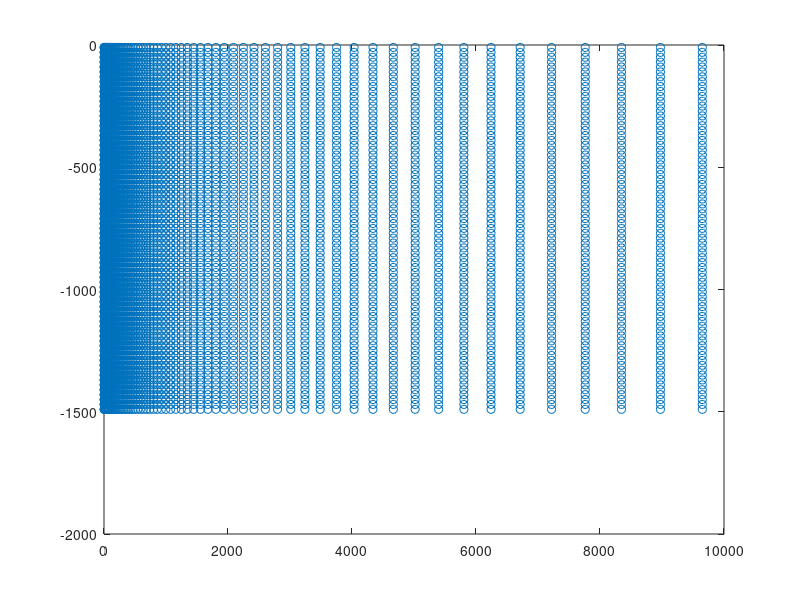

Source code (MATLAB):
clear
close all

%Distribuzione serie geometrica
L=10000; %lunghezza massima
q=1.075; %fatttore
N=80;
l=L*(1-q)/(1-q^N);
sx=l*q.^[0:1:N-1]; 
sx=[30*ones(0,1);sx'];

%Distribuzione simile a flow.inp con faglie
%sx=[20*ones(40,1);200*ones(15,1);20*ones(40,1);200*ones(15,1);20*ones(109,1);200*ones(2,1)];

Tratti=[0;cumsum(sx)];

for i=1:length(Tratti)-1
    X(i)=(Tratti(i)+Tratti(i+1))/2;
end

stepV=20;
layer=-1490.0;
top=-10.0;
Row=(-layer+top)/stepV+1; %AAA Row=(-layer+top)/stepV+2;
Col=length(X);
D=1e-9;
% LL=[layer:stepV:top top+10]'; %AAA LL=[layer:stepV:top top+1]';
LL=[layer:stepV:top]'; %AAA LL=[layer:stepV:top top+1]';


for i=1:length(X)
    Volume(i,1)=pi*(Tratti(i+1)^2-Tratti(i)^2)*stepV;
end

Xcenter=[];
Zcenter=[];
for i=1:Row  
    Xcenter=[Xcenter;X'];
    Zcenter=[Zcenter; LL(i)*ones(size(X'))];   
end
Ycenter=0.5*ones(size(Xcenter));
figure(1)
plot(Xcenter,Zcenter,'o')
save xcenter.txt Xcenter -ascii -double
save ycenter.txt Ycenter -ascii -double
save zcenter.txt Zcenter -ascii -double
clear Xcenter Ycenter Zcenter

fid = fopen('flow.inp','w');

fprintf(fid,'TOUGH2 Analysis\n');
fprintf(fid,'ROCKS----1----*----2----*----3----*----4----*----5----*----6----*----7----*----8\n');
fprintf(fid,'Rock1    3    2000.0       0.2   1.0E-14   1.0E-14   1.0E-14      2.80    1000.0\n');
fprintf(fid,'       0.0       0.0      1.15       0.0       0.0\n');
fprintf(fid,'    1            0.2       0.1       0.9       0.7\n');
fprintf(fid,'    1            0.0       0.0       1.0\n');
fprintf(fid,'\n');
fprintf(fid,'MULTI----1----*----2----*----3----*----4----*----5----*----6----*----7----*----8\n');
fprintf(fid,'    2    3    2    6\n');
fprintf(fid,'START----1----*----2----*----3----*----4----*----5----*----6----*----7----*----8\n');
fprintf(fid,'PARAM----1-MOP* 123456789012345678901234----*----5----*----6----*----7----*----8\n');
fprintf(fid,' 8 29999    1000000000000002  03 000   0                                        \n');
fprintf(fid,'       0.0   3.14E11     100.0   3.15E10                9.81       4.0       1.0\n');
fprintf(fid,'    1.0E-5       1.0                 1.0       1.0          \n');
fprintf(fid,'\n');
fprintf(fid,'SOLVR----1----*----2----*----3----*----4----*----5----*----6----*----7----*----8\n');
fprintf(fid,'5  Z1   O0       0.1    1.0E-6\n');

%%%%%  FILE for TIMES  %%%%%%%%%%%%%%%%%%
times=[[0:1000:2000]';[2000.1:0.5:2010]']*86400*365';
l=length(times);
fprintf(fid,'TIMES----1----*----2----*----3----*----4----*----5----*----6----*----7----*----8\n');
fprintf(fid,'%5d%5d\n',l,l); 
h=1;
i=1;
while i<=l
    while h<=8 & i<=l
        fprintf(fid,'%#10.4G',times(i));
        h=h+1;
        i=i+1;
    end
    fprintf(fid,'\n');
    h=1;
end

%%%%%  FILE for ELEMENT  %%%%%%%%%%%%%%%%%%
h=1;
fprintf(fid,'ELEME----1----*----2----*----3----*----4----*----5----*----6----*----7----*----8\n');
for j=1:Row    
    for i=1:Col
        if j==Row;
            fprintf(fid,'%5d          Rock1%#10.4G%#10.4G%#10.4G%#10.4G%#10.4G%#10.4G\n',(Col)*(h-1)+i, 0, 0.0, 1.0, X(i),0.5, LL(j));
        else
            fprintf(fid,'%5d          Rock1%#10.4E%#10.4G%#10.4G%#10.4G%#10.4G%#10.4G\n',(Col)*(h-1)+i, Volume(i), 0.0, 1.0, X(i),0.5, LL(j));
        end            
    end
    h=h+1;
end
fprintf(fid,'\n');


%%%%%  FILE for CONNETTIVITY  %%%%%%%%%%%%%%%%%%
AreaLat=2*pi*Tratti(2:end)*stepV;
%AreaLatTop=2*pi*Tratti(2:end)*D;

for i=1:length(X)
    AreaVer(i)=pi*(Tratti(i+1)^2-Tratti(i)^2);
end

fprintf(fid,'CONNE----1----*----2----*----3----*----4----*----5----*----6----*----7----*----8\n');
for i=1:Row    
    for j=1:Col-1
        fprintf(fid,'%5d%5d%20d%#10.4G%#10.4G%#10.4G%#10.4G%#10.4G\n',(i-1)*(Col)+j,(i-1)*(Col)+j+1, 1, Tratti(j+1)-X(j), X(j+1)-Tratti(j+1), AreaLat(j),0, 0);                   
    end
    h=h+1;
end

for i=1:Row-2   
    for j=1:Col
        fprintf(fid,'%5d%5d%20d%#10.4G%#10.4G%#10.4G%#10.4G%#10.4G\n',(i-1)*(Col)+j,(i)*(Col)+j, 1, stepV/2, stepV/2, AreaVer(j),-1, 0);                   
    end
    h=h+1;
end

i=Row-1;
for j=1:Col
    fprintf(fid,'%5d%5d%20d%#10.4G%#10.4G%#10.4G%#10.4G%#10.4G\n',(i-1)*(Col)+j,(i)*(Col)+j, 1, stepV/2, D, AreaVer(j),-1, 0);                   
end


fprintf(fid,'\n');

%%%%%  FILE for INITIAL CONDITION  %%%%%%%%%%%%%%%%%%
fprintf(fid,'INCON----1----*----2----*----3----*----4----*----5----*----6----*----7----*----8\n');
GradP=1000*9.81; %in Pa/m
Ptop=101325; %in Pa
GradT=130/1000;
Ttop=20;

h=1;
for i=1:Row
    for j=1:Col
        fprintf(fid,'%5d\n',h);  
        P_CO2=0.1;         if (i==Row) P_CO2=0.0; end
        %fprintf(fid,'%#20.14G%#20.14G%#20.14G\n',-LL(i)*GradP+Ptop,-LL(i)*GradT+Ttop, P_CO2);
        fprintf(fid,'%#20.14G%#20.14G%#20.14G\n',-LL(i)*GradP+Ptop,-LL(i)*GradT+Ttop, Ptop*0.0004);

        h=h+1;
    end   
end
fprintf(fid,'\n');

%%%%%  FILE for GENER  %%%%%%%%%%%%%%%%%%
fprintf(fid,'GENER----1----*----2----*----3----*----4----*----5----*----6----*----7----*----8\n');

%Rinaldi
AreaTot=pi*150^2;
H2O_0=2400*1e3/86400/AreaTot;
H2O_1=6100*1e3/86400/AreaTot;
CO2_0=1000*1e3/86400/AreaTot;
CO2_1=6000*1e3/86400/AreaTot;
Heat=31415926.5/(pi*Tratti(end)^2);
ent_water=2800000;
ent_CO2=797482; %290000;
% ent_water=2980000.0; usato da Alia
% ent_CO2=115000; usato da Alia

%%%%%    WATER & CO2    %%%%%%%%%%%%%%%%%%%%%%%%%%%%%%%%
h=1;
for j=1:25
    fprintf(fid,'%5d%5d                   4     COM11\n',j,h);         
    fprintf(fid,'%#14.7G%#14.7G%#14.7G%#14.7G\n',0,86400*365*4000.01,86400*365*4001.6,86400*365*4012); %times
    fprintf(fid,'%#14.7G%#14.7G%#14.7G%#14.7G\n',H2O_0*AreaVer(j),H2O_1*AreaVer(j),H2O_0*AreaVer(j),H2O_0*AreaVer(j)); %rate
    fprintf(fid,'%#14.7G%#14.7G%#14.7G%#14.7G\n',ent_water,ent_water,ent_water,ent_water); %enthalpy
    h=h+1;
    fprintf(fid,'%5d%5d                   4     COM21\n',j,h);         
    fprintf(fid,'%#14.7G%#14.7G%#14.7G%#14.7G\n',0,86400*365*4000.01,86400*365*4001.6,86400*365*4012); %times
    fprintf(fid,'%#14.7G%#14.7G%#14.7G%#14.7G\n',CO2_0*AreaVer(j),CO2_1*AreaVer(j),CO2_0*AreaVer(j),CO2_0*AreaVer(j)); %rate
    fprintf(fid,'%#14.7G%#14.7G%#14.7G%#14.7G\n',ent_CO2,ent_CO2,ent_CO2,ent_CO2); %enthalpy
    h=h+1;                       
end
%%%%%%%%%%%%%%%%%%%%%%%%%%%%%%%%%%%%%%%%%%%%%%%%%%%%%%%%%


% %%%%%%     ONLY WATER    %%%%%%%%%%%%%%%%%%%%%%%%%%%%%%%%
% h=1;
% for j=1:8
%     fprintf(fid,'%5d%5d                   3     COM11\n',j,h);         
%     fprintf(fid,'%#14.7G%#14.7G%#14.7G\n',0,86400*365*10000.01,86400*365*10004); %times
%     fprintf(fid,'%#14.7G%#14.7G%#14.7G\n',H2O_0*AreaVer(j),H2O_1*AreaVer(j),H2O_1*AreaVer(j)); %rate
%     fprintf(fid,'%#14.7G%#14.7G%#14.7G\n',2980000.0,2980000.0,2980000.0); %enthalpy
%     h=h+1;                       
% end
% %%%%%%%%%%%%%%%%%%%%%%%%%%%%%%%%%%%%%%%%%%%%%%%%%%%%%%%%%%

%%%%%%%%%%%%%%%%%%%%% HEAT INPUT at the BOTTOM %%%%%%%%%%% 
% for j=1:Col
%     fprintf(fid,'%5d%5d                   0     HEAT %#10.4G\n',j,h,Heat*AreaVer(j));         
%     h=h+1;                      
% end
%%%%%%%%%%%%%%%%%%%%%%%%%%%%%%%%%%%%%%%%%%%%%%%%%%%%%%%%%%

fprintf(fid,'\n');
fprintf(fid,'NOVER----1----*----2----*----3----*----4----*----5----*----6----*----7----*----8\n');
fprintf(fid,'ENDCY\n');

fclose(fid);

% %Esempio Flow.inp convergente
% AreaTot=pi*200^2;
% H2O_0=13.94/AreaTot; %kg/s
% CO2_0=5.79/AreaTot;
% Heat=31415926.5/(pi*Tratti(end)^2);
% 
% h=1;
% for j=1:8
%     fprintf(fid,'%5d%5d                   0     COM1 %#10.4G%#10.4G\n',j,h,H2O_0*AreaVer(j),2980000.0);         
%     h=h+1;
%     fprintf(fid,'%5d%5d                   0     COM2 %#10.4G%#10.4G\n',j,h,CO2_0*AreaVer(j),115000.0);         
%     h=h+1;                       
% end
% 
% for j=1:Col
%     fprintf(fid,'%5d%5d                   0     HEAT %#10.4G\n',j,h,Heat*AreaVer(j));         
%     h=h+1;                      
% end
% fprintf(fid,'\n');
% fprintf(fid,'NOVER----1----*----2----*----3----*----4----*----5----*----6----*----7----*----8\n');
% fprintf(fid,'ENDCY\n');
% 
% fclose(fid);

